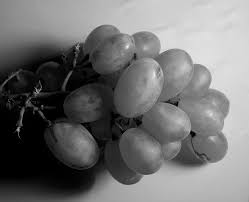
#> input picture ImageCompression_Classification/images.jpg, 249 x 202 px
$ python tn.py
#> lines starting #> are read from the running program, lines starting #| are printed output that depends on the picture
# Image compression with tensor network
import numpy as np
import matplotlib.pyplot as plt
from PIL import Image
import tensorly as tl
from tensorly.decomposition import tensor_train
from tensorly.tt_tensor import tt_to_tensor

img = Image.open('images.jpg').convert('L').resize((128, 128))
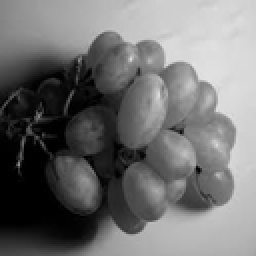
#> img: PIL image 128x128 L (shown 2 times larger); min 0, max 227, mean 113.5
data = np.array(img, dtype=np.float32) / 255.0  # shape = (128,128)

# Tensor Train
r = 10
ranks = [1] + [r] * (data.ndim - 1) + [1]
#> ranks = [1, 10, 1]
print("data.ndim =", data.ndim, "=> ranks =", ranks)
#| data.ndim = 2 => ranks = [1, 10, 1]
#> (the run stopped early here; a loop or call above may not have finished)

$ run again, with ImageCompression_Classification/apple.jpg copied over ImageCompression_Classification/images.jpg
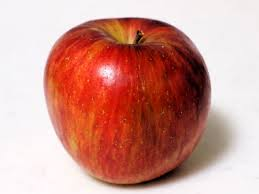
#> input picture ImageCompression_Classification/apple.jpg, 259 x 194 px
#> `img = Image.open('images.jpg').convert('L').resize((128, 128))`:
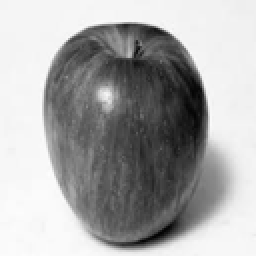
#> img: PIL image 128x128 L (shown 2 times larger); min 3, max 253, mean 168
#| data.ndim = 2 => ranks = [1, 10, 1]
